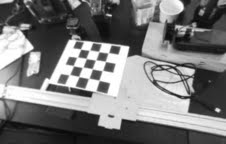
%> input picture drivers/Vision/test3_und.jpg, 226 x 144 px
$ octave findCorners.m   (GNU Octave 9; MATLAB toolbox functions it lacks are replaced by stand-ins)
%> lines starting %> are read from the running program, lines starting %| are printed output that depends on the picture; in (x1, y1, x2, y2) boxes, pixels count from 0 and x2, y2 are one past the last pixel; in counts of white or black regions, pixels touching at a corner belong together; the program's own positions count from 1
close all;
%script to test out Harris

I = imread('test3_und.jpg');
%> I is the input picture: size 144x226x3 uint8; min 8, max 255, mean 119.6
if(size(I,3) > 1)
    I = rgb2gray(I);
%> I: size 144x226 uint8
end
C = corner(I, 'Harris', 'SensitivityFactor', 0.04, 'QualityLevel', 0.15, 'FilterCoefficients', fspecial('gaussian',[5 1],1.5));
%> C = 104 rows, first 12: [129 48; 217 110; 82 50; 219 111; 189 100; 93 44; 33 48; 123 120; 111 16; 112 46; 120 129; 47 90]


%% process the list of conrners

%make binary image with only corners
BW = zeros(size(I,2), size(I,1));
for i=1:length(C)
    BW(C(i,2),C(i,1)) = 1;
end
%> this loop made 104 passes
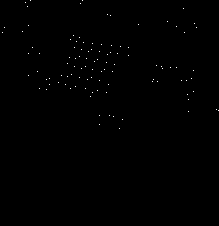
%> BW: size 226x219 double; values 0 (black) and 1 (white), 0.21% white in thin lines or dots, all inside (x1, y1, x2, y2) = (2, 0, 219, 129)

%Hough Transform
[H T R] = hough(BW, 'RhoResolution', 3);
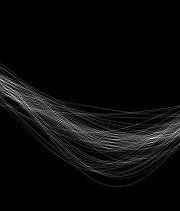
%> H: size 211x180 double; min 0, max 12, mean 0.493; drawn with min black and max white
%> T = 180 values from -90 to 89; R = 211 values from -315 to 315
numpeaks = 100;
%> (the run ends here)

$ run again, with drivers/Vision/test-3.jpg copied over drivers/Vision/test3_und.jpg
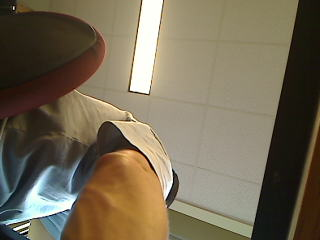
%> input picture drivers/Vision/test-3.jpg, 320 x 240 px
%> I is the input picture: size 240x320x3 uint8; mean R, G, B 117.6, 107, 85.9
%> `I = rgb2gray(I);`:
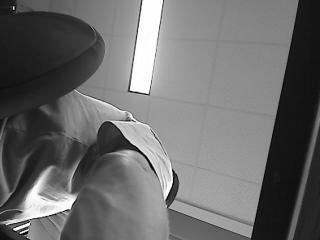
%> I: size 240x320 uint8; min 0, max 255, mean 107.7
%> C = 15 rows, first 12: [15 230; 131 90; 29 224; 14 9; 148 94; 21 233; 28 232; 64 212; 24 230; 27 229; 70 209; 50 216]
%> the loop `for i=1:length(C)` made 15 passes
%> `[H T R] = hough(BW, 'RhoResolution', 3);`:
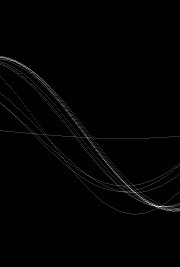
%> H: size 267x180 double; min 0, max 6, mean 0.0562; drawn with min black and max white
%> T = 180 values from -90 to 89; R = 267 values from -399 to 399

$ run again, with drivers/Vision/test-5.jpg copied over drivers/Vision/test3_und.jpg
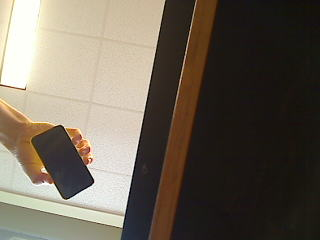
%> input picture drivers/Vision/test-5.jpg, 320 x 240 px
%> I is the input picture: size 240x320x3 uint8; mean R, G, B 108.3, 99.2, 86.4
%> `I = rgb2gray(I);`:
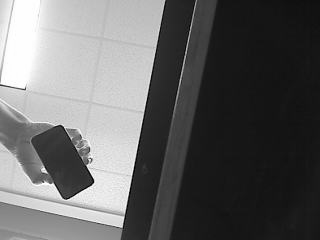
%> I: size 240x320 uint8; min 0, max 255, mean 100.4
%> C = 20 rows, first 12: [94 182; 88 166; 91 160; 53 184; 25 89; 67 200; 44 183; 122 228; 61 126; 72 139; 47 173; 44 169]
%> the loop `for i=1:length(C)` made 20 passes
%> `[H T R] = hough(BW, 'RhoResolution', 3);`:
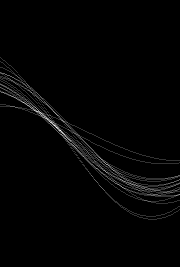
%> H: size 267x180 double; min 0, max 5, mean 0.0749; drawn with min black and max white
%> T = 180 values from -90 to 89; R = 267 values from -399 to 399
